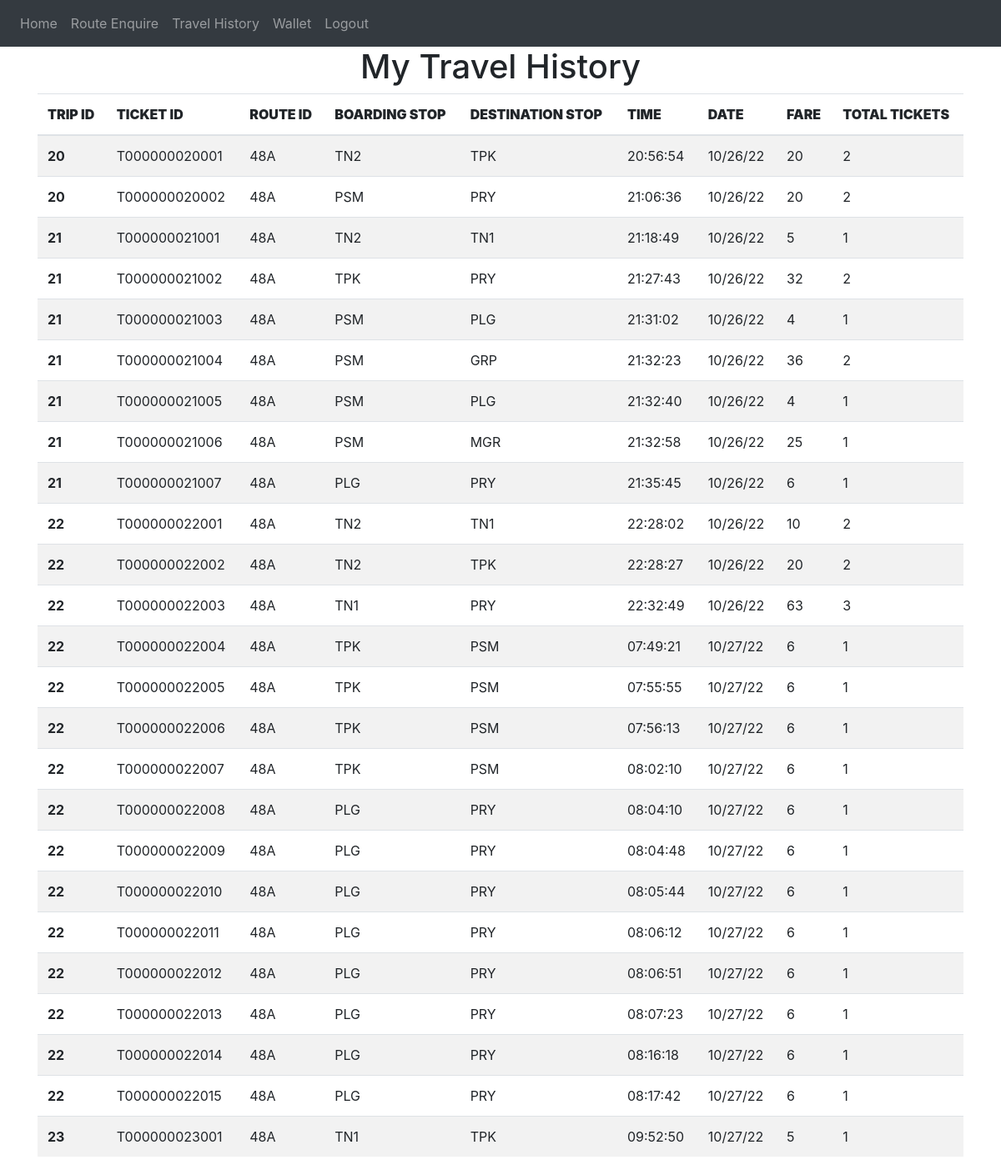
/user-travel-history (signed in), run on an earlier commit of the app's database.
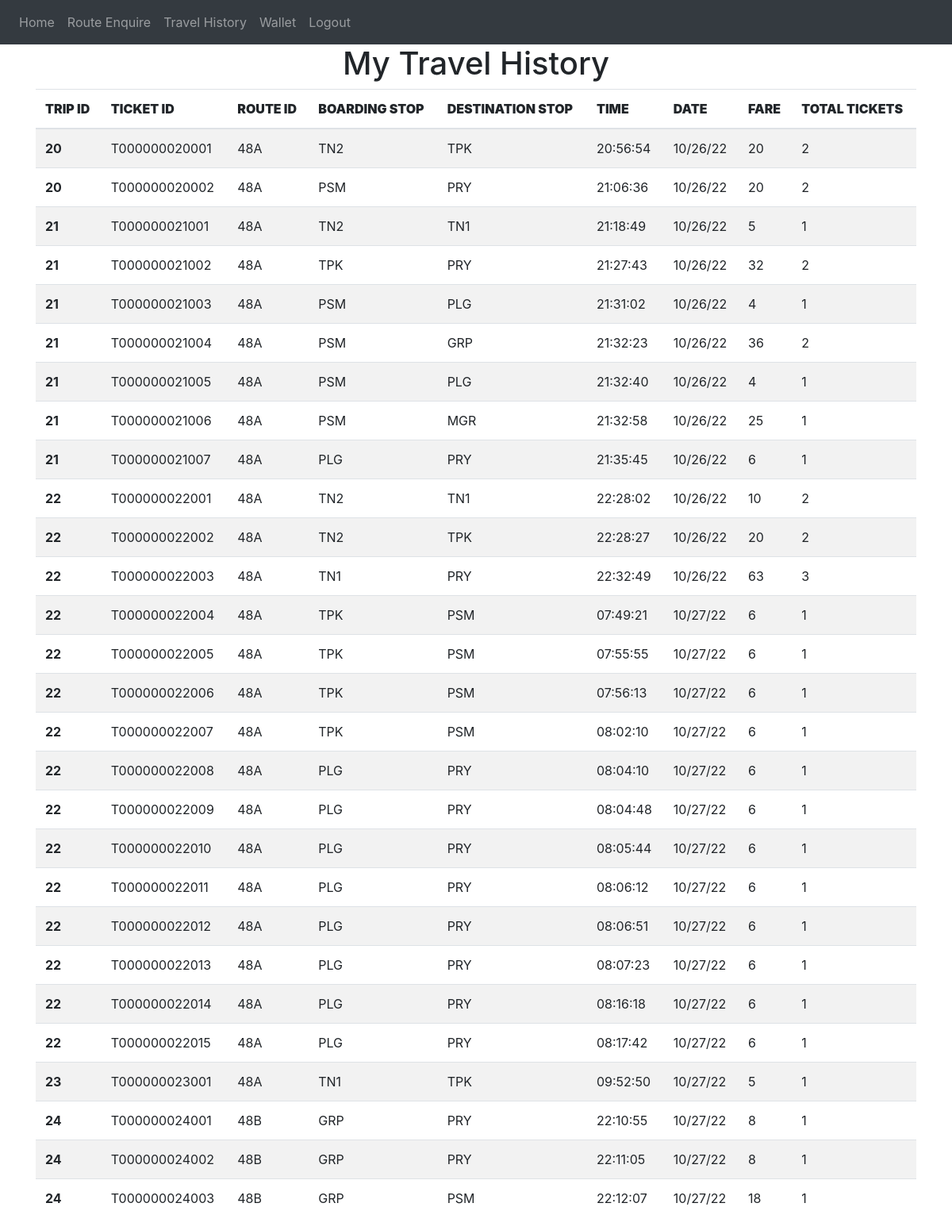
And on a later commit of the database.
### website/models.py (models this page shows)
class Ticket(db.Model,UserMixin):
    ticket_id = db.Column(db.String(100), primary_key = True)
    trip_id = db.Column(db.Integer , db.ForeignKey('trip.trip_id'))
    passenger_account_number =  db.Column(db.String)
    route = db.Column(db.String(100))
    boarding_stop = db.Column(db.String(100))
    destination_stop = db.Column(db.String(100))
    date = db.Column(db.String(100))
    time = db.Column(db.String(100))
    no = db.Column(db.Integer)
    fare = db.Column(db.Integer)

### website/views.py (the view)
@views.route('/user-travel-history', methods=['GET', 'POST'])
@login_required
def user_travel_history():
    trips = Ticket.query.filter_by(passenger_account_number = current_user.account_number).all()
    return render_template("user_travel_history.html" , user = current_user, trips = trips)

### website/__init__.py (called while the page is built)
def create_app():
    app = Flask(__name__)
    app.config['SECRET_KEY'] = '#itsactuallyapassword'
    app.config['SQLALCHEMY_DATABASE_URI'] = f'sqlite:///{DB_NAME}'
    db.init_app(app)
    from .views import views
    from .auth import auth
    app.register_blueprint(views, url_prefix='/')
    app.register_blueprint(auth, url_prefix='/')
    from .models import User, Conductor_details
    create_database(app)
    login_manager = LoginManager()
    login_manager.login_view = 'auth.login'
    login_manager.init_app(app)
    @login_manager.user_loader
    def load_user(id):
        return User.query.get(int(id))
    return app

### website/templates/user_travel_history.html (shortened to what this page needs)
{% extends "base.html" %}
{% block content %}
<div>
    <h1 align = "center">My Travel History </h1>
  <table class="table table-striped">
    <thead>
      <tr>
        <th scope="col" ><b>TRIP ID</b></th>
        <th scope="col"><b>TICKET ID</b></th>
        <th scope="col"><b>ROUTE ID</b></th>
        <th scope="col"><b>BOARDING STOP</b></th>
        <th scope="col"><b>DESTINATION STOP</b></th>
        <th scope="col"><b>TIME</b></th>
        <th scope="col"><b>DATE</b></th>
        <th scope="col"><b>FARE</b></th>
        <th scope="col"><b>TOTAL TICKETS</b></th>
      </tr>
    </thead>
    <tbody>
      {%for t in  trips %}
      <tr>
        <th>{{t.trip_id}}</th>
        <td>{{t.ticket_id}}</td>
        <td>{{t.route}}</td>
        <td>{{t.boarding_stop}}</td>
        <td>{{t.destination_stop}}</td>
        <td>{{t.time}}</td>
        <td>{{t.date}}</td>
        <td>{{t.fare}}</td>
        <td>{{t.no}}</td>
      </tr>
      {%endfor%}
    </tbody>
  </table>
</div>
{% endblock %}

### website/templates/base.html (shortened to what this page needs)
<!DOCTYPE html>
<html>
  <head>
    <link
      rel="stylesheet"
      href="https://stackpath.bootstrapcdn.com/bootstrap/4.4.1/css/bootstrap.min.css"
    />
    <link
      rel="stylesheet"
      href="https://stackpath.bootstrapcdn.com/font-awesome/4.7.0/css/font-awesome.min.css"
    />
  </head>
  <body>
{%if user.is_authenticated %}
  {%if user.type == "U"%}
    <nav class="navbar navbar-expand-lg navbar-dark bg-dark">
  <div class="collapse navbar-collapse" id="navbar">
    <div class="navbar-nav">
      <a class="nav-item nav-link" id="home" href="/user-home">Home</a>
      <a class="nav-item nav-link" id="home" href="/user-enquire-route">Route Enquire</a>
      <a class="nav-item nav-link" id="home" href="/user-travel-history">Travel History</a>
      <a class="nav-item nav-link" id="home" href="/user-wallet">Wallet</a>
      <a class="nav-item nav-link" id="logout" href="/logout">Logout</a>
    </div>
  </div>
    </nav>
  {%endif%}
{%endif%}
    <div class="container">{% block content %} {% endblock %}</div>
  </body>
</html>

What changed in the data, as far as the page shows it:
added Ticket: trip_id "24", ticket_id "T000000024001", route "48B", boarding_stop "GRP", destination_stop "PRY", time "22:10:55", date "10/27/22", fare "8", no "1"
added Ticket: trip_id "24", ticket_id "T000000024002", route "48B", boarding_stop "GRP", destination_stop "PRY", time "22:11:05", date "10/27/22", fare "8", no "1"
added Ticket: trip_id "24", ticket_id "T000000024003", route "48B", boarding_stop "GRP", destination_stop "PSM", time "22:12:07", date "10/27/22", fare "18", no "1"
